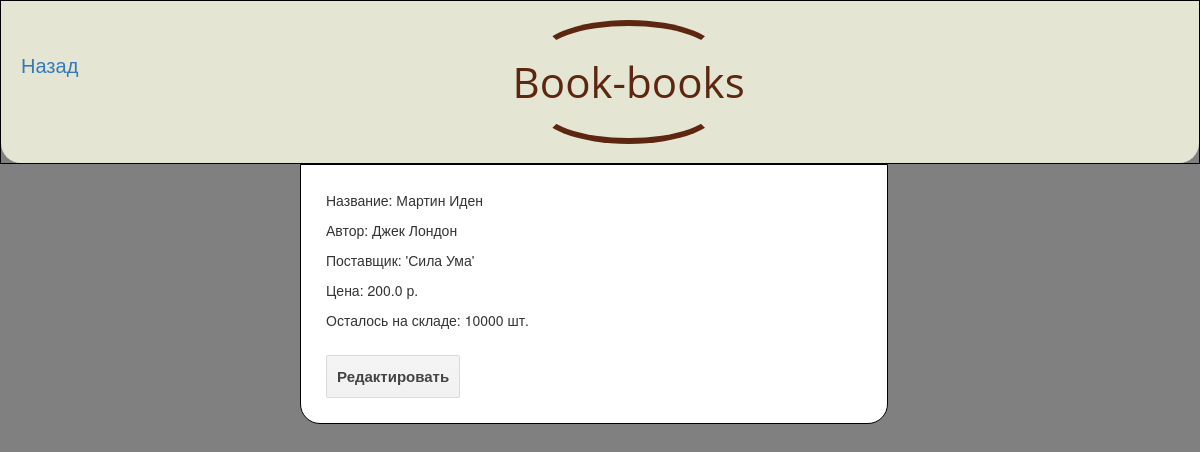
/products/1, run on the app's committed database.
### book_book/models.py (models this page shows)
class Product(models.Model):
    name = models.CharField(u'Название', max_length=255)
    author = models.CharField(u'Автор', max_length=255)
    supplier = models.ForeignKey('Supplier', verbose_name='Поставщик', on_delete=models.DO_NOTHING)
    price = models.FloatField("Цена")
    count = models.IntegerField('Кол-во')
    code = models.CharField(u'Адрес ячейки', max_length=5)
    def __str__(self):
        return '{}'.format(self.name)

class Supplier(models.Model):
    name = models.CharField('Имя', max_length=255)
    phone = models.CharField('Телефон', max_length=12)
    email = models.CharField('Электронная почта', default='-', max_length=50, validators=[validate_email])
    address = models.CharField('Адрес', max_length=255)
    def __str__(self):
        return '{!r}'.format(self.name)

### book_book/views.py (the view)
# urls.py: path('products/<int:pk>', views.ProductView.as_view()),
class ProductView(DetailView):
    model = Product
    template_name = 'product_view.html'
    def get_context_data(self, **kwargs):
        context = super().get_context_data(**kwargs)
        product = context['product']
        context['edit_product'] = '{}/edit'.format(product.pk)
        set_path(self.request.path, context)
        return context

### book_book/views.py (called while the page is built)
def set_path(path, context):
    if path == '/':
        context['back'] = ''
        return
    idx = path[:-1].rindex('/')
    context['back'] = path[:idx + 1]

### book_book/templates/product_view.html (shortened to what this page needs)
{% extends 'base.html' %}
{% block content %}
<div class="block2">
    <p>
        Название: {{ product.name }}
    </p>
    <p>
        Автор: {{ product.author}}
    </p>
    <p>
        Поставщик: {{ product.supplier }}
    </p>
    <p>
        Цена: {{ product.price }} р.
    </p>
    <p>
        Осталось на складе: {{ product.count }} шт.
    </p>
</div>
<div  class="block">
    <a href="{{ edit_product }}" class="button15">
        Редактировать
    </a>
</div>
{% endblock %}
{% block back %}
<a style="float: left; font-size: 20px" href="{{ back }}"> Назад</a>
{% endblock %}

### book_book/static/css/list.css (style rules this page uses)
a.button15 { display: inline-block; font-family: arial,sans-serif; font-size: 15px; font-weight: bold; color: rgb(68,68,68); text-decoration: none; user-select: none; padding: 10 10; outline: none; border: 1px solid rgba(0,0,0,.1); border-radius: 2px; background: rgb(245,245,245) linear-gradient(#f4f4f4, #f1f1f1); transition: all .218s ease 0s; }
.block { margin: 25 25; }
.block2 { margin: 25 25; }
body { margin: 0; background-color: grey; }

### data on the page
Product: name "Мартин Иден", author "Джек Лондон", supplier "'Сила Ума'", price "200.0", count "10000"
